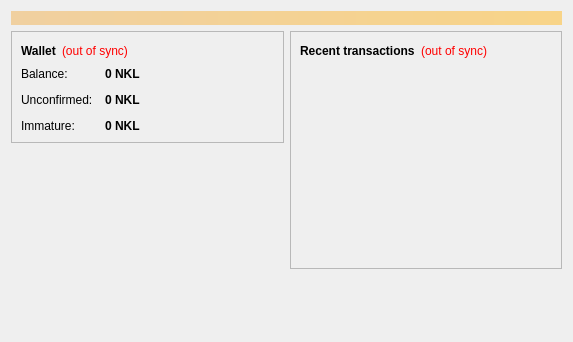
<?xml version="1.0" encoding="UTF-8"?>
<ui version="4.0">
 <class>OverviewPage</class>
 <widget class="QWidget" name="OverviewPage">
  <property name="geometry">
   <rect>
    <x>0</x>
    <y>0</y>
    <width>573</width>
    <height>342</height>
   </rect>
  </property>
  <property name="windowTitle">
   <string>Form</string>
  </property>
  <layout class="QVBoxLayout" name="topLayout">
   <item>
    <widget class="QLabel" name="labelAlerts">
     <property name="visible">
      <bool>false</bool>
     </property>
     <property name="styleSheet">
      <string notr="true">background-color: qlineargradient(x1: 0, y1: 0, x2: 1, y2: 0, stop:0 #F0D0A0, stop:1 #F8D488); color:#000000;</string>
     </property>
     <property name="wordWrap">
      <bool>true</bool>
     </property>
     <property name="margin">
      <number>3</number>
     </property>
    </widget>
   </item>
   <item>
    <layout class="QHBoxLayout" name="horizontalLayout" stretch="1,1">
     <item>
      <layout class="QVBoxLayout" name="verticalLayout_2">
       <item>
        <widget class="QFrame" name="frame">
         <property name="frameShape">
          <enum>QFrame::StyledPanel</enum>
         </property>
         <property name="frameShadow">
          <enum>QFrame::Raised</enum>
         </property>
         <layout class="QVBoxLayout" name="verticalLayout_4">
          <item>
           <layout class="QHBoxLayout" name="horizontalLayout_4">
            <item>
             <widget class="QLabel" name="label_5">
              <property name="font">
               <font>
                <weight>75</weight>
                <bold>true</bold>
               </font>
              </property>
              <property name="text">
               <string>Wallet</string>
              </property>
             </widget>
            </item>
            <item>
             <widget class="QLabel" name="labelWalletStatus">
              <property name="toolTip">
               <string>The displayed information may be out of date. Your wallet automatically synchronizes with the Knucklescoin network after a connection is established, but this process has not completed yet.</string>
              </property>
              <property name="styleSheet">
               <string notr="true">QLabel { color: red; }</string>
              </property>
              <property name="text">
               <string notr="true">(out of sync)</string>
              </property>
              <property name="alignment">
               <set>Qt::AlignLeading|Qt::AlignLeft|Qt::AlignVCenter</set>
              </property>
             </widget>
            </item>
            <item>
             <spacer name="horizontalSpacer_2">
              <property name="orientation">
               <enum>Qt::Horizontal</enum>
              </property>
              <property name="sizeHint" stdset="0">
               <size>
                <width>40</width>
                <height>20</height>
               </size>
              </property>
             </spacer>
            </item>
           </layout>
          </item>
          <item>
           <layout class="QFormLayout" name="formLayout_2">
            <property name="fieldGrowthPolicy">
             <enum>QFormLayout::AllNonFixedFieldsGrow</enum>
            </property>
            <property name="horizontalSpacing">
             <number>12</number>
            </property>
            <property name="verticalSpacing">
             <number>12</number>
            </property>
            <item row="0" column="0">
             <widget class="QLabel" name="label">
              <property name="text">
               <string>Balance:</string>
              </property>
             </widget>
            </item>
            <item row="0" column="1">
             <widget class="QLabel" name="labelBalance">
              <property name="font">
               <font>
                <weight>75</weight>
                <bold>true</bold>
               </font>
              </property>
              <property name="cursor">
               <cursorShape>IBeamCursor</cursorShape>
              </property>
              <property name="toolTip">
               <string>Your current balance</string>
              </property>
              <property name="text">
               <string notr="true">0 NKL</string>
              </property>
              <property name="textInteractionFlags">
               <set>Qt::LinksAccessibleByMouse|Qt::TextSelectableByKeyboard|Qt::TextSelectableByMouse</set>
              </property>
             </widget>
            </item>
            <item row="1" column="0">
             <widget class="QLabel" name="label_3">
              <property name="text">
               <string>Unconfirmed:</string>
              </property>
             </widget>
            </item>
            <item row="1" column="1">
             <widget class="QLabel" name="labelUnconfirmed">
              <property name="font">
               <font>
                <weight>75</weight>
                <bold>true</bold>
               </font>
              </property>
              <property name="cursor">
               <cursorShape>IBeamCursor</cursorShape>
              </property>
              <property name="toolTip">
               <string>Total of transactions that have yet to be confirmed, and do not yet count toward the current balance</string>
              </property>
              <property name="text">
               <string notr="true">0 NKL</string>
              </property>
              <property name="textInteractionFlags">
               <set>Qt::LinksAccessibleByMouse|Qt::TextSelectableByKeyboard|Qt::TextSelectableByMouse</set>
              </property>
             </widget>
            </item>
            <item row="2" column="0">
             <widget class="QLabel" name="labelImmatureText">
              <property name="text">
               <string>Immature:</string>
              </property>
             </widget>
            </item>
            <item row="2" column="1">
             <widget class="QLabel" name="labelImmature">
              <property name="font">
               <font>
                <weight>75</weight>
                <bold>true</bold>
               </font>
              </property>
              <property name="toolTip">
               <string>Mined balance that has not yet matured</string>
              </property>
              <property name="text">
               <string notr="true">0 NKL</string>
              </property>
              <property name="textInteractionFlags">
               <set>Qt::LinksAccessibleByMouse|Qt::TextSelectableByKeyboard|Qt::TextSelectableByMouse</set>
              </property>
             </widget>
            </item>
           </layout>
          </item>
         </layout>
        </widget>
       </item>
       <item>
        <spacer name="verticalSpacer">
         <property name="orientation">
          <enum>Qt::Vertical</enum>
         </property>
         <property name="sizeHint" stdset="0">
          <size>
           <width>20</width>
           <height>40</height>
          </size>
         </property>
        </spacer>
       </item>
      </layout>
     </item>
     <item>
      <layout class="QVBoxLayout" name="verticalLayout_3">
       <item>
        <widget class="QFrame" name="frame_2">
         <property name="frameShape">
          <enum>QFrame::StyledPanel</enum>
         </property>
         <property name="frameShadow">
          <enum>QFrame::Raised</enum>
         </property>
         <layout class="QVBoxLayout" name="verticalLayout">
          <item>
           <layout class="QHBoxLayout" name="horizontalLayout_2">
            <item>
             <widget class="QLabel" name="label_4">
              <property name="text">
               <string>&lt;b&gt;Recent transactions&lt;/b&gt;</string>
              </property>
             </widget>
            </item>
            <item>
             <widget class="QLabel" name="labelTransactionsStatus">
              <property name="toolTip">
               <string>The displayed information may be out of date. Your wallet automatically synchronizes with the Knucklescoin network after a connection is established, but this process has not completed yet.</string>
              </property>
              <property name="styleSheet">
               <string notr="true">QLabel { color: red; }</string>
              </property>
              <property name="text">
               <string notr="true">(out of sync)</string>
              </property>
              <property name="alignment">
               <set>Qt::AlignRight|Qt::AlignTrailing|Qt::AlignVCenter</set>
              </property>
             </widget>
            </item>
            <item>
             <spacer name="horizontalSpacer">
              <property name="orientation">
               <enum>Qt::Horizontal</enum>
              </property>
              <property name="sizeHint" stdset="0">
               <size>
                <width>40</width>
                <height>20</height>
               </size>
              </property>
             </spacer>
            </item>
           </layout>
          </item>
          <item>
           <widget class="QListView" name="listTransactions">
            <property name="styleSheet">
             <string notr="true">QListView { background: transparent; }</string>
            </property>
            <property name="frameShape">
             <enum>QFrame::NoFrame</enum>
            </property>
            <property name="verticalScrollBarPolicy">
             <enum>Qt::ScrollBarAlwaysOff</enum>
            </property>
            <property name="horizontalScrollBarPolicy">
             <enum>Qt::ScrollBarAlwaysOff</enum>
            </property>
            <property name="selectionMode">
             <enum>QAbstractItemView::NoSelection</enum>
            </property>
           </widget>
          </item>
         </layout>
        </widget>
       </item>
       <item>
        <spacer name="verticalSpacer_2">
         <property name="orientation">
          <enum>Qt::Vertical</enum>
         </property>
         <property name="sizeHint" stdset="0">
          <size>
           <width>20</width>
           <height>40</height>
          </size>
         </property>
        </spacer>
       </item>
      </layout>
     </item>
    </layout>
   </item>
  </layout>
 </widget>
 <resources/>
 <connections/>
</ui>
